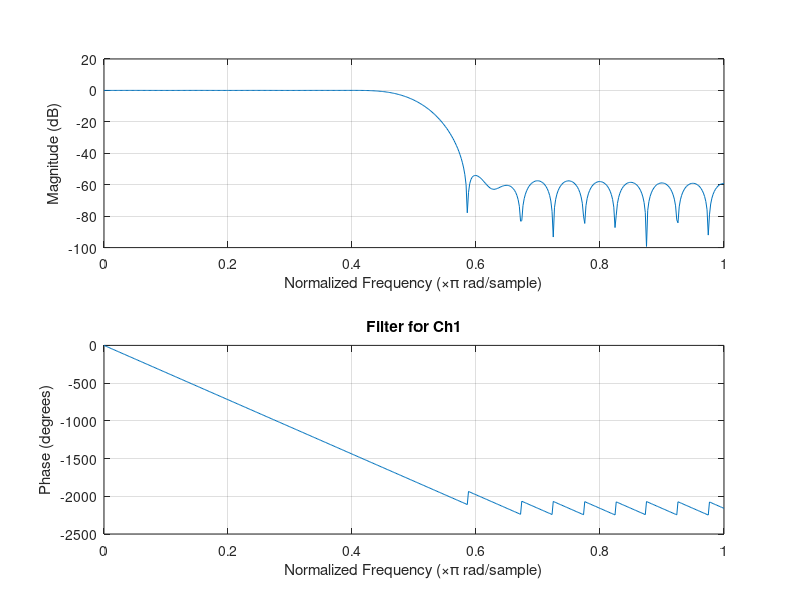
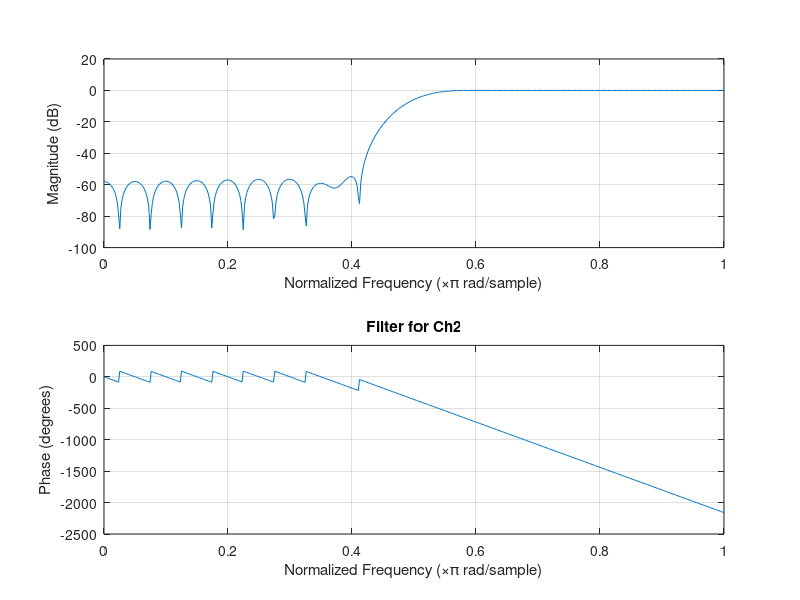
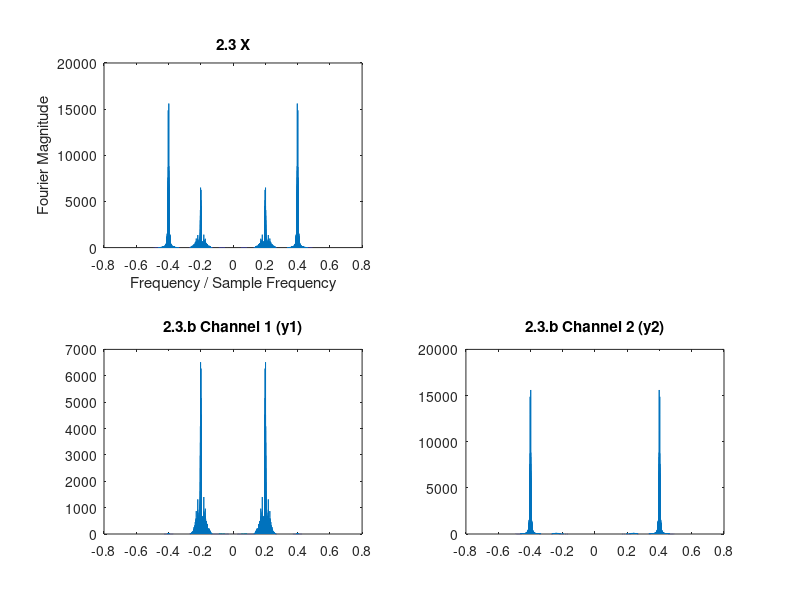

Write MATLAB code to recreate these figures, in order.

% 2.3
WnCh1 = 0.5;
Ch1Filter=fir1(40,WnCh1); % use this to filter the first channel 
figure;freqz(Ch1Filter)
title('Filter for Ch1');
WnCh2 = 0.5;
Ch2Filter=fir1(40,WnCh2,'high'); % use this to filter the first channel 
figure;freqz(Ch2Filter)
title('Filter for Ch2');

load proj2_wave2 
x = double(x)/32768;
X = fft(x);
n = (length(X)-1)/2;
f = (-n:n)/n/2;
figure
subplot(2,2,1);
plot(f,fftshift(abs(X)));
xlabel('Frequency / Sample Frequency');
ylabel('Fourier Magnitude');
title('2.3 X');

% a
% Channel one: 0.20
% Channel two: 0.40

% b
% filter channel 1
% channel1=x;
channel1=filter(Ch1Filter,1,x);
Y1 = fft(channel1);
n = (length(Y1)-1)/2;
f = (-n:n)/n/2;
subplot(2,2,3);
plot(f,fftshift(abs(Y1)));
title('2.3.b Channel 1 (y1)');

% filter channel 2
channel2=filter(Ch2Filter,1,x);
Y2 = fft(channel2);
n = (length(Y2)-1)/2;
f = (-n:n)/n/2;
subplot(2,2,4);
plot(f,fftshift(abs(Y2)));
title('2.3.b Channel 2 (y2)');

% TODO center the channels to the center frequency

soundsc(real(channel1(1:8:end)),8000);
% soundsc(real(channel2(1:8:end)),8000); % 7 NATIONS